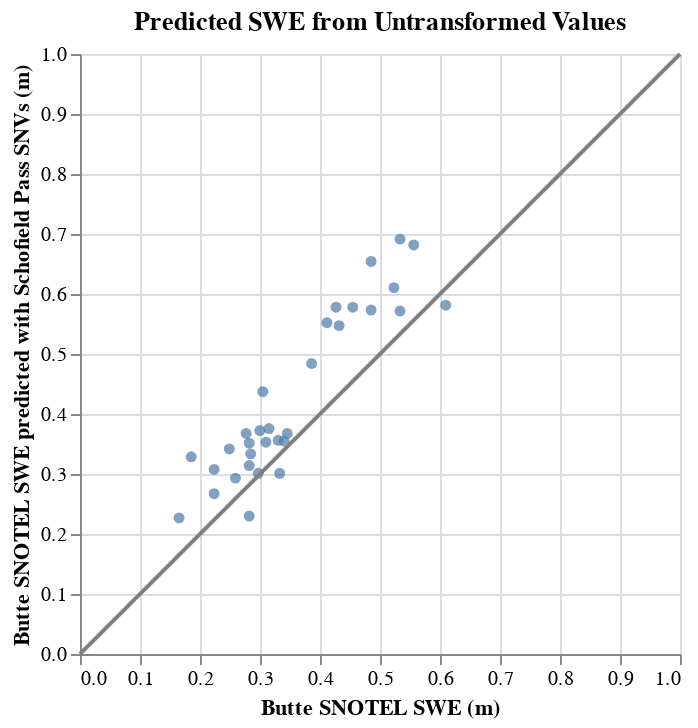

Source (notebook cell):
### Code cell
data2 = {'x': np.linspace(0,1,100),
        'y': np.linspace(0,1,100)}
df_lin2 = pd.DataFrame(data2)
    
line2 = alt.Chart(df_lin2).mark_line().encode(
    alt.X('x:Q'),
    alt.Y('y:Q'),
    color=alt.value("#808080")
)

station_predict = alt.Chart(df_swe_pred).mark_circle().encode(
        x = alt.X('station_swe').title('Butte SNOTEL SWE (m)'), 
        y = alt.Y('swe_pred').title('Butte SNOTEL SWE predicted with Schofield Pass SNVs (m)') 
    ).properties(title='Predicted SWE from Untransformed Values')

combined = (station_predict + line2 ) 
combined

### Figure 1 — Vega specification as saved in the notebook (floating-point values rounded to 4 significant figures)
{"$schema": "https://vega.github.io/schema/vega/v5.json", "data": [{"name": "source_1", "values": [{"x": 0.0, "y": 0.0}, {"x": 0.0101, "y": 0.0101}, {"x": 0.0202, "y": 0.0202}, {"x": 0.0303, "y": 0.0303}, {"x": 0.0404, "y": 0.0404}, {"x": 0.05051, "y": 0.05051}, {"x": 0.06061, "y": 0.06061}, {"x": 0.07071, "y": 0.07071}, {"x": 0.08081, "y": 0.08081}, {"x": 0.09091, "y": 0.09091}, {"x": 0.101, "y": 0.101}, {"x": 0.1111, "y": 0.1111}, {"x": 0.1212, "y": 0.1212}, {"x": 0.1313, "y": 0.1313}, {"x": 0.1414, "y": 0.1414}, {"x": 0.1515, "y": 0.1515}, {"x": 0.1616, "y": 0.1616}, {"x": 0.1717, "y": 0.1717}, {"x": 0.1818, "y": 0.1818}, {"x": 0.1919, "y": 0.1919}, {"x": 0.202, "y": 0.202}, {"x": 0.2121, "y": 0.2121}, {"x": 0.2222, "y": 0.2222}, {"x": 0.2323, "y": 0.2323}, {"x": 0.2424, "y": 0.2424}, {"x": 0.2525, "y": 0.2525}, {"x": 0.2626, "y": 0.2626}, {"x": 0.2727, "y": 0.2727}, {"x": 0.2828, "y": 0.2828}, {"x": 0.2929, "y": 0.2929}, {"x": 0.303, "y": 0.303}, {"x": 0.3131, "y": 0.3131}, {"x": 0.3232, "y": 0.3232}, {"x": 0.3333, "y": 0.3333}, {"x": 0.3434, "y": 0.3434}, {"x": 0.3535, "y": 0.3535}, {"x": 0.3636, "y": 0.3636}, {"x": 0.3737, "y": 0.3737}, {"x": 0.3838, "y": 0.3838}, {"x": 0.3939, "y": 0.3939}, {"x": 0.404, "y": 0.404}, {"x": 0.4141, "y": 0.4141}, {"x": 0.4242, "y": 0.4242}, {"x": 0.4343, "y": 0.4343}, {"x": 0.4444, "y": 0.4444}, {"x": 0.4545, "y": 0.4545}, {"x": 0.4646, "y": 0.4646}, {"x": 0.4747, "y": 0.4747}, {"x": 0.4848, "y": 0.4848}, {"x": 0.4949, "y": 0.4949}, {"x": 0.5051, "y": 0.5051}, {"x": 0.5152, "y": 0.5152}, {"x": 0.5253, "y": 0.5253}, {"x": 0.5354, "y": 0.5354}, {"x": 0.5455, "y": 0.5455}, {"x": 0.5556, "y": 0.5556}, {"x": 0.5657, "y": 0.5657}, {"x": 0.5758, "y": 0.5758}, {"x": 0.5859, "y": 0.5859}, {"x": 0.596, "y": 0.596}, {"x": 0.6061, "y": 0.6061}, {"x": 0.6162, "y": 0.6162}, {"x": 0.6263, "y": 0.6263}, {"x": 0.6364, "y": 0.6364}, {"x": 0.6465, "y": 0.6465}, {"x": 0.6566, "y": 0.6566}, {"x": 0.6667, "y": 0.6667}, {"x": 0.6768, "y": 0.6768}, {"x": 0.6869, "y": 0.6869}, {"x": 0.697, "y": 0.697}, {"x": 0.7071, "y": 0.7071}, {"x": 0.7172, "y": 0.7172}, {"x": 0.7273, "y": 0.7273}, {"x": 0.7374, "y": 0.7374}, {"x": 0.7475, "y": 0.7475}, {"x": 0.7576, "y": 0.7576}, {"x": 0.7677, "y": 0.7677}, {"x": 0.7778, "y": 0.7778}, {"x": 0.7879, "y": 0.7879}, {"x": 0.798, "y": 0.798}, {"x": 0.8081, "y": 0.8081}, {"x": 0.8182, "y": 0.8182}, {"x": 0.8283, "y": 0.8283}, {"x": 0.8384, "y": 0.8384}, {"x": 0.8485, "y": 0.8485}, {"x": 0.8586, "y": 0.8586}, {"x": 0.8687, "y": 0.8687}, {"x": 0.8788, "y": 0.8788}, {"x": 0.8889, "y": 0.8889}, {"x": 0.899, "y": 0.899}, {"x": 0.9091, "y": 0.9091}, {"x": 0.9192, "y": 0.9192}, {"x": 0.9293, "y": 0.9293}, {"x": 0.9394, "y": 0.9394}, {"x": 0.9495, "y": 0.9495}, {"x": 0.9596, "y": 0.9596}, {"x": 0.9697, "y": 0.9697}, {"x": 0.9798, "y": 0.9798}, {"x": 0.9899, "y": 0.9899}, {"x": 1.0, "y": 1.0}]}, {"name": "source_0", "values": [{"station_swe": 0.1854, "swe_pred": 0.3287}, {"station_swe": 0.315, "swe_pred": 0.3757}, {"station_swe": 0.2972, "swe_pred": 0.3012}, {"station_swe": 0.6096, "swe_pred": 0.5813}, {"station_swe": 0.2997, "swe_pred": 0.3724}, {"station_swe": 0.5232, "swe_pred": 0.6105}, {"station_swe": 0.5334, "swe_pred": 0.5716}, {"station_swe": 0.4851, "swe_pred": 0.5732}, {"station_swe": 0.3099, "swe_pred": 0.353}, {"station_swe": 0.2591, "swe_pred": 0.2931}, {"station_swe": 0.3302, "swe_pred": 0.3562}, {"station_swe": 0.2769, "swe_pred": 0.3676}, {"station_swe": 0.2489, "swe_pred": 0.3417}, {"station_swe": 0.3404, "swe_pred": 0.3546}, {"station_swe": 0.2845, "swe_pred": 0.3336}, {"station_swe": 0.4547, "swe_pred": 0.5781}, {"station_swe": 0.3861, "swe_pred": 0.4842}, {"station_swe": 0.2819, "swe_pred": 0.3514}, {"station_swe": 0.5563, "swe_pred": 0.6817}, {"station_swe": 0.4267, "swe_pred": 0.5781}, {"station_swe": 0.3048, "swe_pred": 0.4372}, {"station_swe": 0.4318, "swe_pred": 0.5473}, {"station_swe": 0.1651, "swe_pred": 0.2267}, {"station_swe": 0.2235, "swe_pred": 0.2672}, {"station_swe": 0.4115, "swe_pred": 0.5522}, {"station_swe": 0.2819, "swe_pred": 0.2299}, {"station_swe": 0.3327, "swe_pred": 0.3012}, {"station_swe": 0.5334, "swe_pred": 0.6914}, {"station_swe": 0.2235, "swe_pred": 0.3077}, {"station_swe": 0.4851, "swe_pred": 0.6542}, {"station_swe": 0.3454, "swe_pred": 0.3676}, {"station_swe": 0.2819, "swe_pred": 0.3141}]}], "marks": [{"type": "symbol", "name": "layer_0_marks", "from": {"data": "source_0"}, "encode": {"update": {"opacity": {"value": 0.7}, "y": {"field": "swe_pred", "scale": "y"}, "shape": {"value": "circle"}, "fill": {"value": "#4c78a8"}, "x": {"field": "station_swe", "scale": "x"}}}, "style": ["circle"]}, {"type": "line", "name": "layer_1_marks", "from": {"data": "source_1"}, "sort": {"field": "datum[\"x\"]"}, "encode": {"update": {"y": {"field": "y", "scale": "y"}, "stroke": {"value": "#808080"}, "defined": {"signal": "isValid(datum[\"x\"]) && isFinite(+datum[\"x\"]) && isValid(datum[\"y\"]) && isFinite(+datum[\"y\"])"}, "x": {"field": "x", "scale": "x"}}}, "style": ["line"]}], "scales": [{"name": "x", "type": "linear", "domain": {"fields": [{"data": "source_0", "field": "station_swe"}, {"data": "source_1", "field": "x"}]}, "range": [0, {"signal": "width"}], "nice": true, "zero": true}, {"name": "y", "type": "linear", "domain": {"fields": [{"data": "source_0", "field": "swe_pred"}, {"data": "source_1", "field": "y"}]}, "range": [{"signal": "height"}, 0], "nice": true, "zero": true}], "axes": [{"scale": "x", "ticks": false, "orient": "bottom", "aria": false, "minExtent": 0, "zindex": 0, "maxExtent": 0, "labels": false, "gridScale": "y", "tickCount": {"signal": "ceil(width/40)"}, "grid": true, "domain": false}, {"scale": "y", "orient": "left", "domain": false, "grid": true, "gridScale": "x", "maxExtent": 0, "zindex": 0, "tickCount": {"signal": "ceil(height/40)"}, "ticks": false, "minExtent": 0, "aria": false, "labels": false}, {"scale": "x", "labelFlush": true, "grid": false, "labelOverlap": true, "tickCount": {"signal": "ceil(width/40)"}, "zindex": 0, "orient": "bottom", "title": "Butte SNOTEL SWE (m)"}, {"scale": "y", "orient": "left", "grid": false, "title": "Butte SNOTEL SWE predicted with Schofield Pass SNVs (m)", "tickCount": {"signal": "ceil(height/40)"}, "zindex": 0, "labelOverlap": true}], "title": {"text": "Predicted SWE from Untransformed Values", "frame": "group"}, "width": 300, "height": 300, "background": "white", "padding": 5, "style": "cell"}
